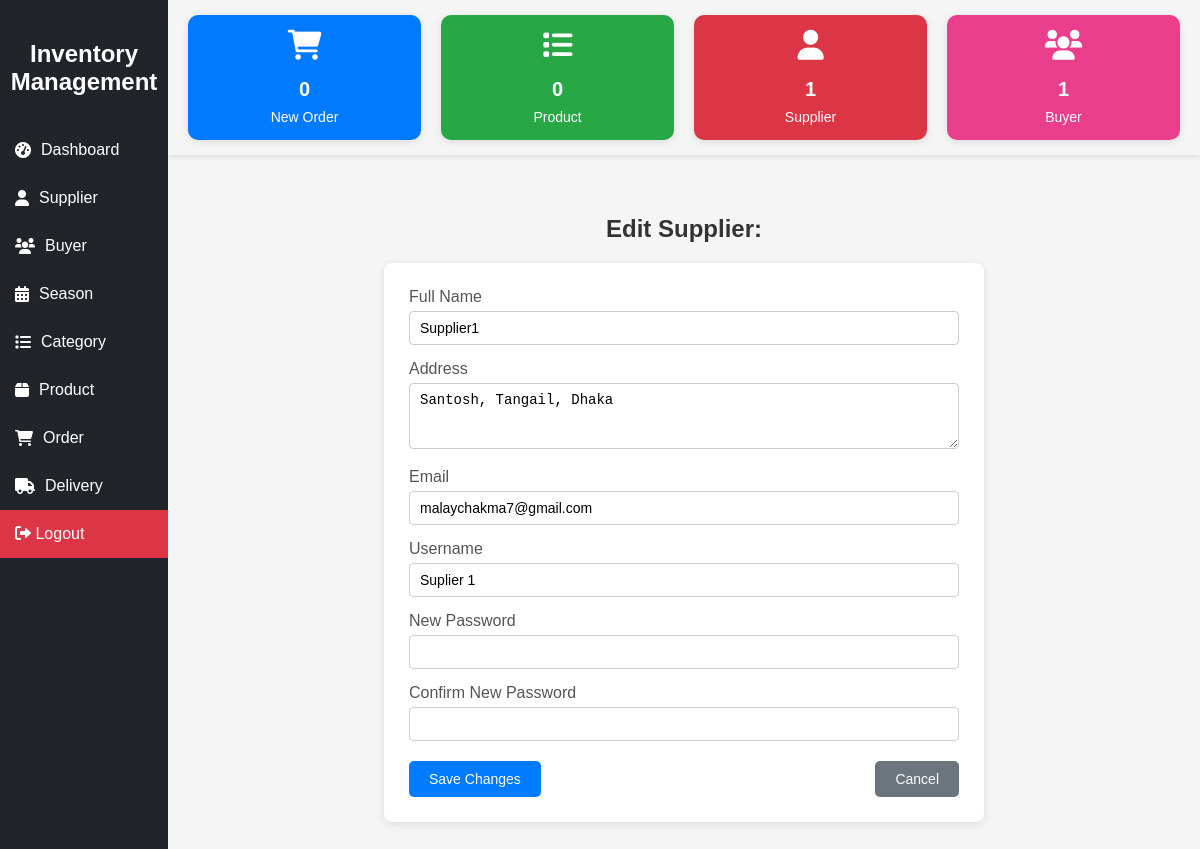
Screenshot of /accounts/supplier/edit/4/ (signed in) with the database file from the repository.
### accounts/models.py (models this page shows, shortened)
class Supplier(models.Model):
    full_name=models.CharField(max_length=100)
    address = models.TextField()
    email = models.EmailField(unique=True)
    username = models.CharField(max_length=100,unique=True)
    password =models.CharField(max_length=128) #store hashed password
    last_login = models.DateTimeField(null=True, blank=True)
    date_joined = models.DateTimeField(auto_now_add=True)

### accounts/views.py (the view)
# urls.py: path('<str:user_type>/edit/<int:user_id>/', views.edit_user, name='edit_user'),
@login_required(login_url='admin-login')
def edit_user(request, user_type, user_id):
    if user_type == 'buyer':
        model_class = Buyer
        title = "Edit Buyer"
    elif user_type == 'supplier':
        model_class = Supplier
        title = "Edit Supplier"
    else:
        messages.error(request, "Invalid user type!")
        return redirect('admin_dashboard')
    user = get_object_or_404(model_class, id=user_id)
    if request.method == 'POST':
        form = UserForm(request.POST, instance=user,model_class=model_class)
        if form.is_valid():
            form.save()
            messages.success(request, f"{user_type.capitalize()} details updated successfully!")
            return redirect('user_list', user_type=user_type)
    else:
        form = UserForm(instance=user,model_class=model_class)
    return render(request, 'accounts/edit_user.html', {
        'form': form,
        'user_type': user_type,
        'title': title,
    })

### accounts/context_processors.py (called while the page is built)
def admin_stats(request):
    order_count = Order.objects.filter(status='pending').count()
    buyer_count = Buyer.objects.count()
    supplier_count = Supplier.objects.count()
    product_count = Product.objects.count()
    return {
        'order_count': order_count,
        'buyer_count': buyer_count,
        'supplier_count': supplier_count,
        'product_count': product_count,
    }

### accounts/templates/accounts/edit_user.html (shortened to what this page needs)
{% extends 'accounts/admin_base.html' %}
{% block content %}
<div class="edit-container">
    <div class="edit-header">
        <h2>Edit {{ user_type|title }}: {{ user.full_name }}</h2>
    </div>
    <div class="form-container">
        <form method="POST">
            <div class="form-group">
                <label for="id_full_name">Full Name</label>
                {{ form.full_name }}
            </div>
            <div class="form-group">
                <label for="id_address">Address</label>
                {{ form.address }}
            </div>
            <div class="form-group">
                <label for="id_email">Email</label>
                {{ form.email }}
            </div>
            <div class="form-group">
                <label for="id_username">Username</label>
                {{ form.username }}
            </div>
            <div class="form-group">
                <label for="id_password">New Password</label>
                {{ form.password }}
            </div>
            <div class="form-group">
                <label for="id_confirm_password">Confirm New Password</label>
                {{ form.confirm_password }}
            </div>
            <div class="action-buttons">
                <button type="submit" class="btn-save">Save Changes</button>
                <a href="{% url 'user_list' user_type %}" class="btn-cancel">Cancel</a>
            </div>
        </form>
    </div>
</div>
{% endblock %}

### accounts/templates/accounts/edit_user.html (style rules this page uses)
body { background-color: #f5f6fa; font-family: Arial, sans-serif; margin: 0; padding: 0; }
.edit-container { max-width: 600px; margin:auto; padding: 20px; }
.edit-header { text-align: center; margin-bottom: 20px; }
.edit-header h2 { color: #333; }
.form-container { background: white; padding: 25px; border-radius: 8px; box-shadow: 0 2px 8px rgba(0,0,0,0.1); }
.form-group { margin-bottom: 15px; }
.form-group label { display: block; margin-bottom: 5px; font-weight: 500; color: #555; }
.form-group input, .form-group textarea, .form-group select { width: 100%; padding: 8px 10px; border: 1px solid #ccc; border-radius: 4px; font-size: 14px; box-sizing: border-box; }
.action-buttons { display: flex; justify-content: space-between; margin-top: 20px; }
.btn-save { background-color: #007bff; color: white; padding: 10px 20px; border: none; border-radius: 5px; font-size: 14px; cursor: pointer; }
.btn-cancel { background-color: #6c757d; color: white; padding: 10px 20px; text-decoration: none; border-radius: 5px; font-size: 14px; display: inline-block; text-align: center; }

### accounts/templates/accounts/admin_base.html (style rules this page uses)
body { margin: 0; font-family: 'Arial', sans-serif; background: #f5f5f5; height: 100vh; display: flex; }

### rows the page displays
Supplier: full_name "Supplier1", address "Santosh, Tangail, Dhaka", email "malaychakma7@gmail.com", username "Suplier 1"

### other values shown
{{ order_count }} "0"
{{ product_count }} "0"
{{ supplier_count }} "1"
{{ buyer_count }} "1"
{{ user_type|title }} "Supplier"
